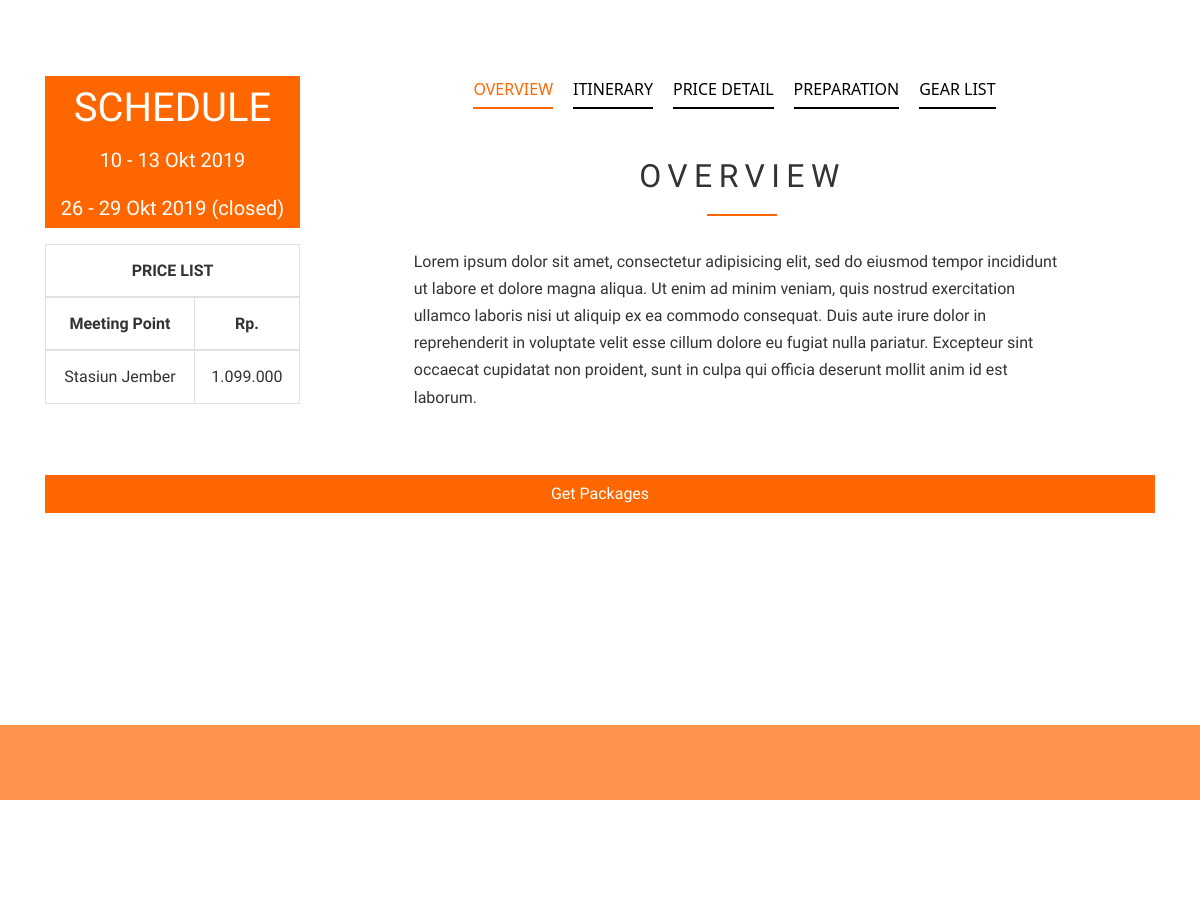
Before: /index.php/InternationalTrip/Detail/2 (middle part) with the older database file.
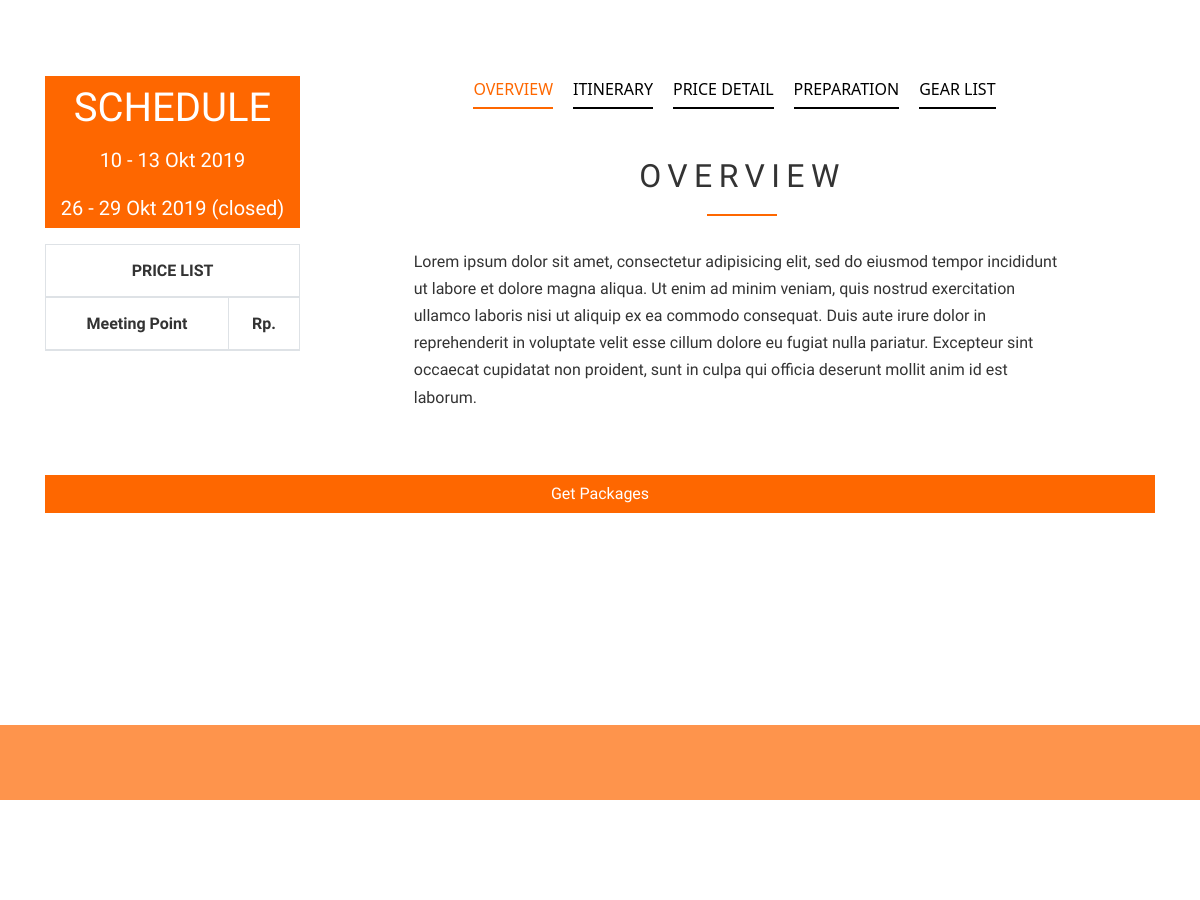
After: the same page with the newer database file.
### tables this page shows
CREATE TABLE `schedule` (
  `id_schedule` int(11) NOT NULL,
  `scheduleDate` varchar(50) NOT NULL,
  `ot_id` int(11) DEFAULT NULL,
  `pt_id` int(11) DEFAULT NULL,
  `it_id` int(11) DEFAULT NULL,
  `slot` int(11) NOT NULL
);

CREATE TABLE `pricing` (
  `id_pricing` int(11) NOT NULL,
  `id_ot` int(11) DEFAULT NULL,
  `id_it` int(11) DEFAULT NULL,
  `id_pt` int(11) DEFAULT NULL,
  `meetingPoint` varchar(100) NOT NULL,
  `price` varchar(50) NOT NULL
);

CREATE TABLE `internationaltrip` (
  `ItripName` varchar(150) NOT NULL,
  `overview` text NOT NULL,
  `preparation` text NOT NULL,
  `tripImages` varchar(200) NOT NULL,
  `id_internationaltrip` int(11) NOT NULL,
  `day1` text,
  `day2` text,
  `day3` text,
  `day4` text,
  `day5` text,
  `day6` text,
  `day7` text,
  `day8` text,
  `day9` text,
  `day10` text,
  `day11` text,
  `day12` text,
  `day13` text,
  `day14` text,
  `day15` text,
  `day16` text,
  `day17` text,
  `day18` text,
  `day19` text,
  `day20` text,
  `day21` text,
  `day22` text,
  `day23` text,
  `day24` text,
  `day25` text,
  `day26` text,
  `day27` text,
  `day28` text,
  `day29` text,
  `day30` text,
  `include` text,
  `exclude` text
);

### application/controllers/InternationalTrip.php (called while the page is built, shortened)
<?php
class InternationalTrip extends CI_Controller
{
  public function __construct()
  {
    $this->load->model('InternationalTrip_model');
  }
  public function detail($id_internationaltrip)
  {
    $data['price'] = $this->InternationalTrip_model->get_price($id_internationaltrip);
    $data['schedule'] = $this->InternationalTrip_model->get_schedule($id_internationaltrip);
    $data['sch'] = $this->InternationalTrip_model->get_sch($id_internationaltrip);
    $data['detail'] = $this->InternationalTrip_model->get_detail($id_internationaltrip);
    $this->load->view('user/internationaltrip_detail', $data);
  }
}

### index.php (called while the page is built, shortened)
<?php
require_once BASEPATH.'core/CodeIgniter.php';

### application/models/InternationalTrip_model.php (called while the page is built, shortened)
<?php
class InternationalTrip_model extends CI_Model {
  public function get_detail($id_internationaltrip)
  {
    return $this->db->where('id_internationaltrip', $id_internationaltrip)->get('internationaltrip')->result();
  }
  public function get_sch($id_internationaltrip)
  {
    return $this->db->where('it_id', $id_internationaltrip)
                    ->get('schedule')->result();
  }
  public function get_price($id_internationaltrip)
  {
    return $this->db->where('id_it', $id_internationaltrip)->get('pricing')->result();
  }
}

### application/views/user/internationaltrip_detail.php (the view, shortened to what the changed rows need)
<!DOCTYPE html>
<html lang="en">
<head>
    <link rel="stylesheet" href="<?=base_url()?>assets/fonts/icomoon/style.css">
    <link rel="stylesheet" href="<?=base_url()?>assets/css/bootstrap.min.css">
    <link rel="stylesheet" href="<?=base_url()?>assets/css/magnific-popup.css">
    <link rel="stylesheet" href="<?=base_url()?>assets/css/jquery-ui.css">
    <link rel="stylesheet" href="<?=base_url()?>assets/css/owl.carousel.min.css">
    <link rel="stylesheet" href="<?=base_url()?>assets/css/owl.theme.default.min.css">
    <link rel="stylesheet" href="<?=base_url()?>assets/css/bootstrap-datepicker.css">
    <link rel="stylesheet" href="<?=base_url()?>assets/css/mediaelementplayer.css">
    <link rel="stylesheet" href="<?=base_url()?>assets/css/animate.css">
    <link rel="stylesheet" href="<?=base_url()?>assets/fonts/flaticon/font/flaticon.css">
    <link rel="stylesheet" href="<?=base_url()?>assets/css/fl-bigmug-line.css">
    <link rel="stylesheet" href="<?=base_url()?>assets/https://use.fontawesome.com/releases/v5.6.3/css/all.css">
    <link rel="stylesheet" href="<?=base_url()?>assets/css/aos.css">
    <link rel="stylesheet" href="<?=base_url()?>assets/css/style.css">
</head>
<body>
    <div class="site-section">
    <div class="container">
        <div class="row">
        <div class="col-md-12 col-lg-3">
            <div id="schedule" style="display: block; background-color: #fe6700;">
                <div class="text-white text-center">
                <h1 class="pt-2">SCHEDULE</h1>
                    <?php
                        foreach ($sch as $s) {
                            if ($s->slot != 0) {
                                echo '
                                    <h5 class="pt-2 pb-2">'.$s->scheduleDate.'</h5>
                                ';
                            } else {
                                echo '
                                    <h5 class="pt-2 pb-2">'.$s->scheduleDate.' (closed)</h5>
                                ';
                            }
                        }
                    ?>
                </div>
            </div>
            <div id="priceList" class="mt-3" style="display: block;">
                <table class="table table-bordered text-center">
                    <thead>
                        <tr>
                            <th colspan="2">PRICE LIST</th>
                        </tr>
                        <tr>
                            <th>Meeting Point</th>
                            <th>Rp.</th>
                        </tr>
                    </thead>
                    <tbody>
                        <?php
                            foreach ($price as $p) {
                                echo '
                                    <tr>
                                        <td>'.$p->meetingPoint.'</td>
                                        <td>'.$p->price.'</td>
                                    </tr>
                                ';
                            }
                        ?>
                    </tbody>
                </table>
            </div>
        </div>
        <div class="col-md-12 col-lg-9">
        <div id="overviewContent" class="container mt-5" style="display: block;">
            <div class="row mt-5">
            <div class="col-md-10 site-section-heading mb-3 text-center w-border col-md-6 mx-auto">
                <h2 class="mb-3">OVERVIEW</h2>
            </div>
            <div class="container">
                <div class="row justify-content-center">
                    <div class="col-md-10">
                        <?php
                            foreach ($detail as $d) {
                                echo '
                                    <p style="float: left;">'.$d->overview.'</p>
                                ';
                            }
                        ?>
                    </div>
                </div>
            </div>
            </div>
        </div>
        </div>
        </div>
    </div>
    </div>
</body>
</html>

Changed rows visible on the page:
removed pricing: meetingPoint "Stasiun Jember", price "1.099.000"
